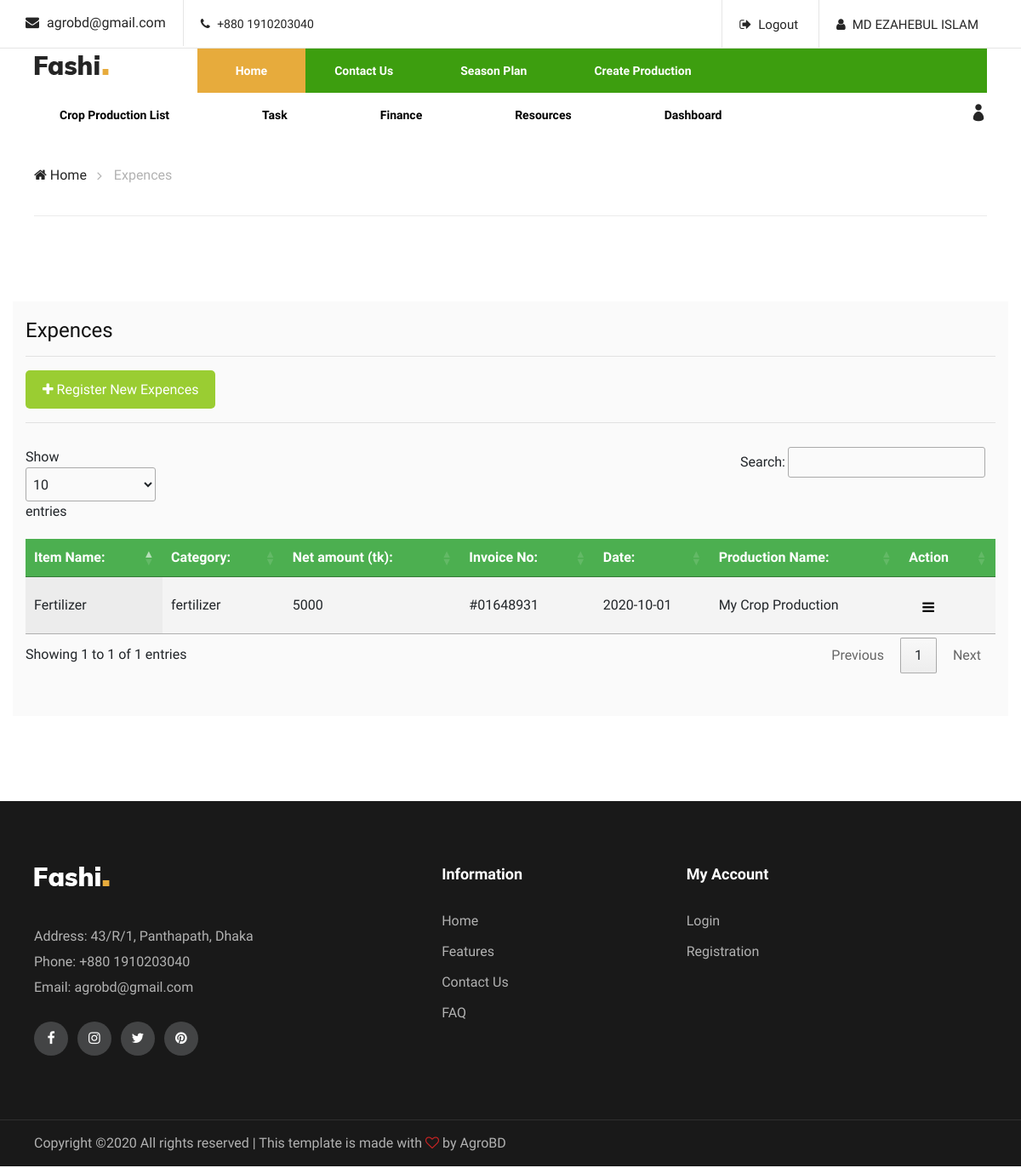
/expences.php (signed in), run on the app's committed database.
### tables this page shows
CREATE TABLE `expences` (
  `e_id` int(11) NOT NULL,
  `item_name` varchar(30) NOT NULL,
  `category` varchar(20) NOT NULL,
  `net_amount` int(11) NOT NULL,
  `invoice_no` varchar(20) NOT NULL,
  `date` date NOT NULL,
  `cropProduction_id` int(11) NOT NULL,
  `uid` int(11) NOT NULL,
  `created_date` timestamp NOT NULL DEFAULT current_timestamp() ON UPDATE current_timestamp()
);

CREATE TABLE `crop_productions` (
  `cropProduction_id` int(11) NOT NULL,
  `cropProduction_name` varchar(30) NOT NULL,
  `crop_name` varchar(30) NOT NULL,
  `location` varchar(50) NOT NULL,
  `uid` int(11) NOT NULL,
  `created_at` timestamp NOT NULL DEFAULT current_timestamp() ON UPDATE current_timestamp()
);

### expences.php (the view, shortened to what this page needs)
<?php include'includes/head.php';
include'includes/navbar.php';
$conn = connect();
?>
</head>
<body>
    <div class="breacrumb-section">
        <div class="container">
            <div class="row">
                <div class="col-lg-12">
                    <div class="breadcrumb-text">
                        <a href="index"><i class="fa fa-home"></i> Home</a>
                        <span>Expences</span>
                    </div>
                </div>
            </div>
        </div>
    </div>
    <section class="homenav">
        <div class="container production_box">
            <h4>Expences</h4>
            <hr>
            <div class="">
                <button id="myBtn" style="float: none;"><i class="fa fa-plus" aria-hidden="true"></i> Register New
                    Expences</button>
                <hr>
                <table id="example" class="display">
                    <thead>
                        <tr>
                            <th>Item Name:</th>
                            <th>Category:</th>
                            <th>Net amount (tk):</th>
                            <th>Invoice No:</th>
                            <th>Date:</th>
                            <th>Production Name:</th>
                            <th>Action</th>
                        </tr>
                    </thead>
                    <tbody>
                        <?php
                            $sql= "SELECT * FROM expences as e, crop_productions as c WHERE e.cropProduction_id = c.cropProduction_id";
                            $result = $conn->query($sql);
                                while ($row = $result-> fetch_assoc()):
                            ?>
                        <tr>
                            <td><?php echo $row["item_name"]; ?></td>
                            <td><?php echo $row["category"]; ?></td>
                            <td><?php echo $row["net_amount"]; ?></td>
                            <td><?php echo $row["invoice_no"]; ?></td>
                            <td><?php echo $row["date"]; ?></td>
                            <td><?php echo $row["cropProduction_name"]; ?></td>
                            <td>
                                <div class="dropdown">
                                    <button class="dropbtn"><i class="fa fa-bars"></i></button>
                                </div>
                            </td>
                        </tr>
                        <?php endwhile;?>
                    </tbody>
                </table>
            </div>
        </div>
    </section>
    <?php
include'includes/footer.php';?>
</body>
</html>

### css/style.css (style rules this page uses)
html, body { height: 100%; font-family: "Muli", sans-serif; -webkit-font-smoothing: antialiased; -moz-font-smoothing: antialiased; }
h1, h2, h3, h4, h5, h6 { margin: 0; color: #111111; font-weight: 400; font-family: "Muli", sans-serif; }
h4 { font-size: 24px; }
* { box-sizing: border-box; }
.homenav { padding-top: 100px; padding-bottom: 100px; }
.breadcrumb-text { border-bottom: 1px solid #ebebeb; padding: 15px 0; }
.breadcrumb-text a { display: inline-block; font-size: 16px; color: #252525; margin-right: 28px; position: relative; }
.breadcrumb-text a:after { position: absolute; right: -18px; top: 0px; content: ""; font-family: "FontAwesome"; font-size: 16px; color: #b2b2b2; }
.breadcrumb-text span { display: inline-block; color: #b2b2b2; }
table { border-collapse: collapse; width: 100%; }
.filter th, td { text-align: left; padding: 5px; }
.production_box { background-color: #FAFAFA; padding-top: 20px; padding-bottom: 50px; }
th, td { text-align: left; padding: 10px; }
th { background-color: #4CAF50; color: white; }
#myBtn { width: auto; height: 45px; background-color: yellowgreen; border: none; border-radius: 5px; color: rgb(255, 255, 255); float: right; padding: 0 20px; }
.dropbtn { background-color: transparent; color: black; padding: 16px; font-size: 16px; border: none; height: 50px; }
.dropdown { position: relative; display: inline-block; }
.fin_body_box img, p, a { padding-bottom: 20px; }
.row { margin: 0 -5px; }
.row:after { content: ""; display: table; clear: both; }
@media only screen and (min-width: 1200px) { .container { max-width: 1170px; } }

### data on the page
expences: item_name "Fertilizer", category "fertilizer", net_amount "5000", invoice_no "#01648931", date "2020-10-01", cropProduction.cropProduction_name "My Crop Production"

### other printed values
$_SESSION['name'] "MD EZAHEBUL ISLAM"
